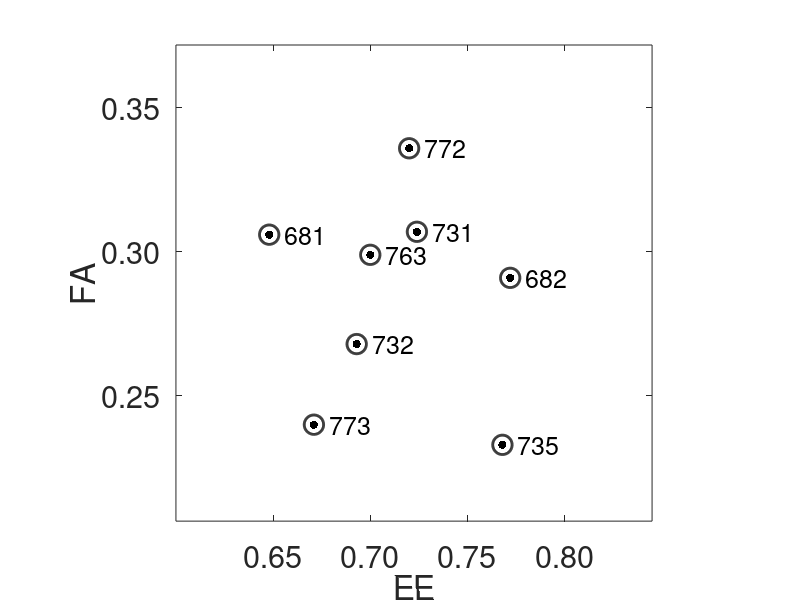

This chart was generated by the following MATLAB code:

function Figure3_8geckos_FAvsEEspace

%[Xmin,Xmax,Xm,Xticks,Ymin,Ymax,Ym,Yticks]=draw_natural_phenotypes_Dec18(radius,c)
radius=.025;
c='k';

radius2=0.04;

%case 'EE'
x=3;
Xmin=0.62;%always until Dec 14th
Xmax=0.82;%always until Dec 14th
Xticks=0.50:0.05:.8;%always until Dec 14th

% Xmin=0.42;%Dec 14th
% % Xmax=1.02;%Dec 14th
% Xticks=0.65:0.1:.85;%Dec 14th
% Xticks=0.6:0.1:.9;%Dec 14th

Xm=1/(Xmax-Xmin);
Xticks2=Xm*(Xticks-Xmax)+1;


%case 'FA'
y=4;%'FA'
Ymin=0.22;
Ymax=0.355;
Ym=1/(Ymax-Ymin);
Yticks=0.25:0.05:.35;

if c~=0       
%Gecko PL EE FA SS FL SS/PL
stats=[681.0000    0.0560    0.6480    0.3060    0.0400    0.2156    0.7200
  682.0000    0.0600    0.7720    0.2910    0.0440    0.2037    0.7300
  731.0000    0.0680    0.7240    0.3070    0.0470    0.2144    0.6900
  732.0000    0.0800    0.6930    0.2680    0.0500    0.2077    0.6200
  735.0000    0.0950    0.7680    0.2330    0.0510    0.2309    0.5400
  763.0000    0.0600    0.7000    0.2990    0.0440    0.1944    0.7400
  772.0000    0.0570    0.7200    0.3360    0.0460    0.1951    0.8200
  773.0000    0.1050    0.6710    0.2400    0.0590    0.2630    0.5600];

%hold off
for i=1:8
    data1=stats(:,x);
    data1=Xm*(data1-Xmax)+1;
    data2=stats(:,y);
    data2=Ym*(data2-Ymax)+1;
    scatter(data1(i),data2(i),'k','filled')
    %text(data1(i)+radius2,data2(i),num2str(stats(i,1)),'Color',c,'FontSize',16)
    hold on
end

data1_cluster1=[data1(4:5)',data1(8)'];
data1_cluster2=[data1(1:3)',data1(6:7)'];
data2_cluster1=[data2(4:5)',data2(8)'];
data2_cluster2=[data2(1:3)',data2(6:7)'];
size([data1_cluster1;data2_cluster1]);

if radius>0
    viscircles([data1_cluster1;data2_cluster1]',radius*ones(1,3)+rand(1,3)*.00,'Color',c);
    viscircles([data1_cluster2;data2_cluster2]',radius*ones(1,5)+rand(1,5)*.00,'Color',c);
end
    set(gca,'FontSize',22)
    box on
    labels=['qq';'PL';'EE';'FA';'SS';'FL';'SP'];
    xlabel(labels(x,:))
    ylabel(labels(y,:))
    hold on



for i=1:8
    data1=stats(:,x);
    data1=Xm*(data1-Xmax)+1;
    data2=stats(:,y);
    data2=Ym*(data2-Ymax)+1;
    scatter(data1(i),data2(i),'k','filled')
    text(data1(i)+radius2,data2(i),num2str(stats(i,1)),'Color',c,'FontSize',18)
    hold on
end
ylim([-0.1,1.125])
xlim([0,1.05])
xlim([-0.1,1.125])
%xlim([.35,1.2])
Xticks2=Xm*(Xticks-Xmax)+1;
Yticks2=Ym*(Yticks-Ymax)+1;
set(gca,'XTick',Xticks2)
set(gca,'XTickLabel',Xticks)
Xticks=['0.50';'0.55';'0.60';'0.65';'0.70';'0.75';'0.80'];
set(gca,'XTickLabel',Xticks)
set(gca,'YTick',Yticks2)
Yticks=['0.25';'0.30';'0.35'];
set(gca,'YTickLabel',Yticks)

end

axis square
